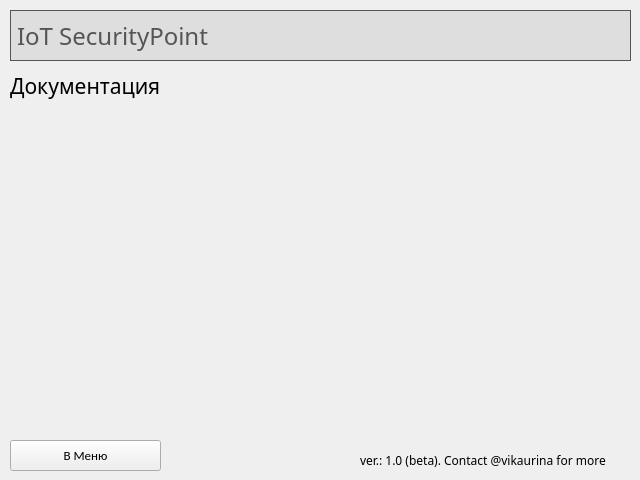
<?xml version="1.0" encoding="UTF-8"?>
<ui version="4.0">
 <class>IoT_SecurityPoint</class>
 <widget class="QMainWindow" name="IoT_SecurityPoint">
  <property name="geometry">
   <rect>
    <x>0</x>
    <y>0</y>
    <width>640</width>
    <height>480</height>
   </rect>
  </property>
  <property name="windowTitle">
   <string>MainWindow</string>
  </property>
  <widget class="QWidget" name="centralwidget">
   <widget class="QLabel" name="header_name_nc">
    <property name="geometry">
     <rect>
      <x>10</x>
      <y>60</y>
      <width>621</width>
      <height>51</height>
     </rect>
    </property>
    <property name="font">
     <font>
      <family>Calibri Light</family>
      <pointsize>16</pointsize>
     </font>
    </property>
    <property name="frameShape">
     <enum>QFrame::NoFrame</enum>
    </property>
    <property name="frameShadow">
     <enum>QFrame::Plain</enum>
    </property>
    <property name="text">
     <string>Документация</string>
    </property>
   </widget>
   <widget class="QPushButton" name="btn_back">
    <property name="geometry">
     <rect>
      <x>10</x>
      <y>440</y>
      <width>151</width>
      <height>31</height>
     </rect>
    </property>
    <property name="font">
     <font>
      <family>Calibri</family>
      <pointsize>10</pointsize>
     </font>
    </property>
    <property name="text">
     <string>В Меню</string>
    </property>
   </widget>
   <widget class="QLabel" name="header_name">
    <property name="geometry">
     <rect>
      <x>10</x>
      <y>10</y>
      <width>621</width>
      <height>51</height>
     </rect>
    </property>
    <property name="font">
     <font>
      <family>Calibri Light</family>
      <pointsize>18</pointsize>
     </font>
    </property>
    <property name="styleSheet">
     <string notr="true">color: rgb(85, 85, 85);
border-color: rgb(85, 85, 85);
background-color: rgb(222, 222, 222);</string>
    </property>
    <property name="frameShape">
     <enum>QFrame::Box</enum>
    </property>
    <property name="frameShadow">
     <enum>QFrame::Plain</enum>
    </property>
    <property name="text">
     <string>IoT SecurityPoint</string>
    </property>
   </widget>
   <widget class="QLabel" name="bottom_note">
    <property name="geometry">
     <rect>
      <x>360</x>
      <y>450</y>
      <width>271</width>
      <height>20</height>
     </rect>
    </property>
    <property name="font">
     <font>
      <family>Calibri Light</family>
      <pointsize>9</pointsize>
     </font>
    </property>
    <property name="text">
     <string>ver.: 1.0 (beta). Contact @vikaurina for more</string>
    </property>
   </widget>
  </widget>
 </widget>
 <resources/>
 <connections/>
</ui>
